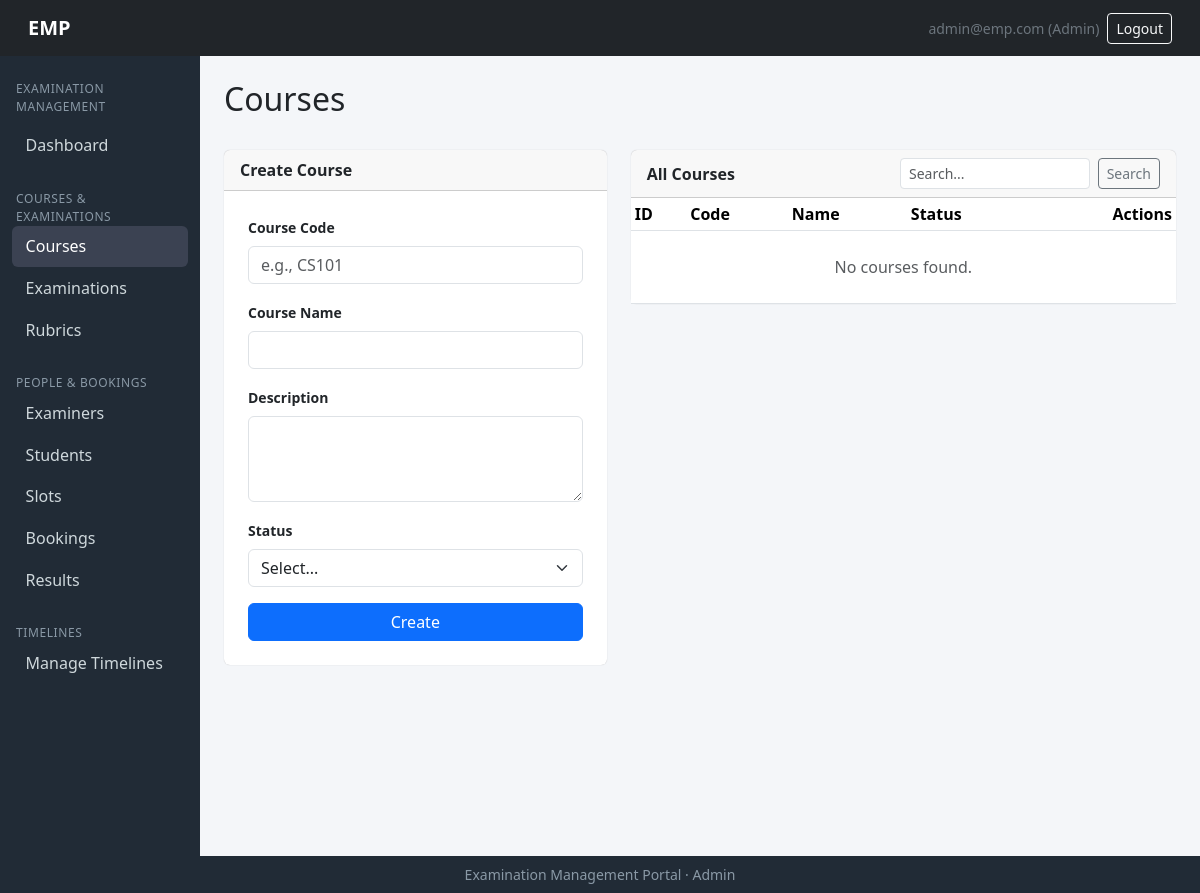
The page /admin/courses (signed in) on the database as committed earlier.
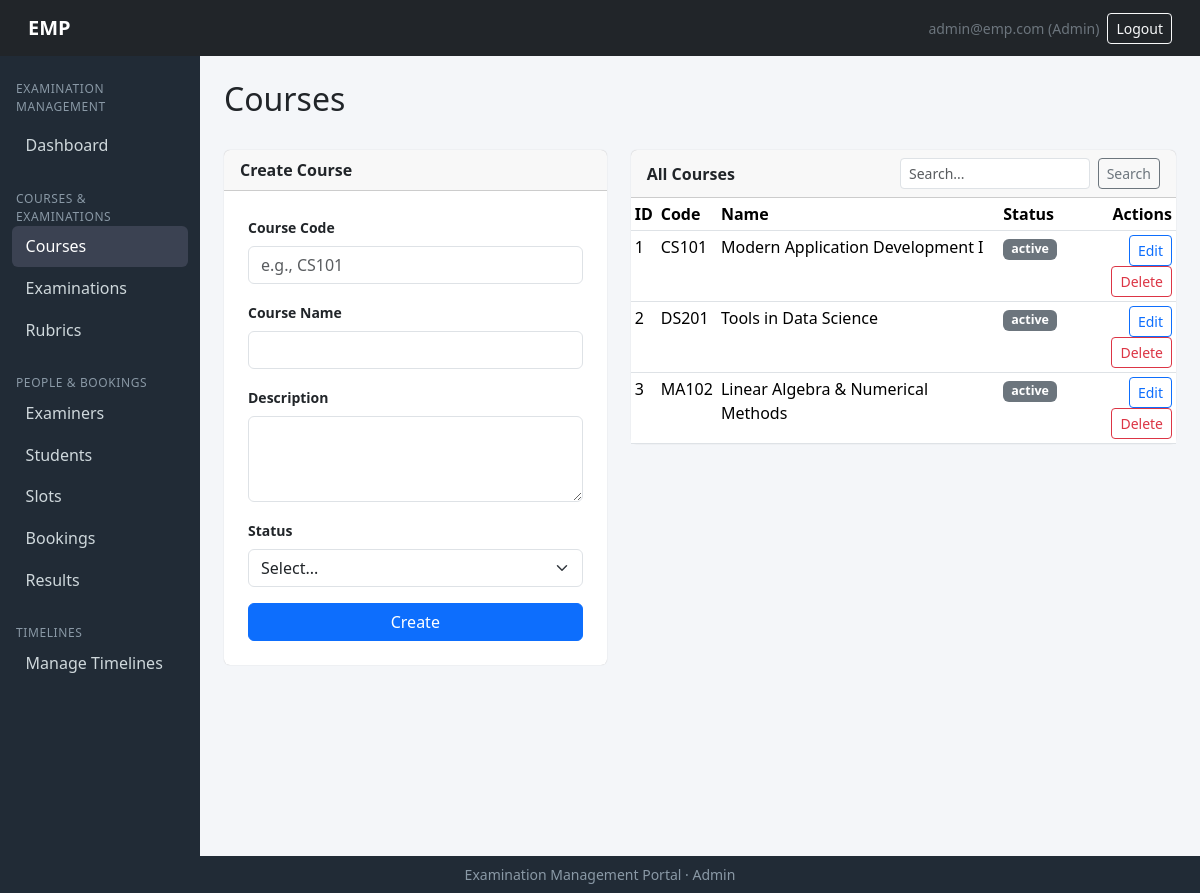
The same page on the database as committed later.
### models/models.py (models this page shows)
class Course(db.Model):
    __tablename__ = "courses"
    id = db.Column(db.Integer, primary_key=True)
    code = db.Column(db.String(30), unique=True, nullable=False)
    name    = db.Column(db.String(150), nullable=False)
    description  = db.Column(db.Text)
    status=   db.Column(db.String(20), default="active")    # active|inactive
    examinations = db.relationship("Examination", backref="course")

### routes/admin_routes.py (the view, shortened to what this page needs)
@admin_bp.route('/courses', methods=['GET', 'POST'])
@login_required
def courses():
    if not admin_only():
        return redirect(url_for('auth.login'))
    q = request.args.get('q', '').strip()
    course_query = Course.query
    if q:
        course_query = course_query.filter((Course.name.ilike(f'%{q}%')) | (Course.code.ilike(f'%{q}%')))
    return render_template('admin/courses.html', courses=course_query.all(), edit=None, q=q)

### app.py (called while the page is built)
@login_manager.user_loader
def load_user(user_id):
    return User.query.get(int(user_id))

### routes/admin_routes.py (called while the page is built)
def admin_only():
    if current_user.role != 'admin':
        flash('Access denied.', 'danger')
        return False
    return True

### templates/admin/courses.html (shortened to what this page needs)
{% extends "admin/base_admin.html" %}
{% import "admin/_macros.html" as macros %}
{% block content %}
<div class="d-flex justify-content-between align-items-center mb-4">
    <h2>Courses</h2>
</div>
<div class="row g-4">
    <div class="col-lg-5">
        <div class="card">
            <div class="card-header fw-semibold">{{ 'Edit Course' if edit else 'Create Course' }}</div>
            <div class="card-body p-4">
                <form method="POST" action="{{ url_for('admin.courses') }}">
                    {{ macros.form_row('Course Code', 'code', edit.code, required=true, placeholder='e.g., CS101') }}
                    {{ macros.form_row('Course Name', 'name', edit.name, required=true) }}
                    {{ macros.form_row('Description', 'description', edit.description, rows=3) }}
                    {{ macros.select_row('Status', 'status', edit.status, [{'value':'Active','label':'Active'},{'value':'Inactive','label':'Inactive'}], true) }}
                    <button type="submit" class="btn btn-primary w-100">{{ 'Update' if edit else 'Create' }}</button>
                </form>
            </div>
        </div>
    </div>
    <div class="col-lg-7">
        <div class="card">
            <div class="card-header d-flex justify-content-between align-items-center">
                <span class="fw-semibold">All Courses</span>
                <form method="GET" action="{{ url_for('admin.courses') }}" class="d-flex gap-2" style="width:260px;">
                    <input type="text" name="q" class="form-control form-control-sm" placeholder="Search..." value="{{ q or '' }}">
                    <button type="submit" class="btn btn-sm btn-outline-secondary">Search</button>
                </form>
            </div>
            <div class="table-responsive">
                <table class="table table-sm table-hover mb-0">
                    <thead>
                        <tr>
                            <th>ID</th>
                            <th>Code</th>
                            <th>Name</th>
                            <th>Status</th>
                            <th class="text-end">Actions</th>
                        </tr>
                    </thead>
                    <tbody>
                        {% for c in courses %}
                            <tr>
                                <td>{{ c.id }}</td>
                                <td>{{ c.code }}</td>
                                <td>{{ c.name }}</td>
                                <td><span class="badge bg-{{ 'success' if c.status=='Active' else 'secondary' }} badge-status">{{ c.status }}</span></td>
                                <td class="text-end">
                                    <a class="btn btn-sm btn-outline-primary" href="{{ url_for('admin.course_edit', course_id=c.id) }}">Edit</a>
                                    <form method="POST" action="{{ url_for('admin.course_delete', course_id=c.id) }}" class="d-inline"
                                          onsubmit="return confirm('Delete this course?')">
                                        <button type="submit" class="btn btn-sm btn-outline-danger">Delete</button>
                                    </form>
                                </td>
                            </tr>
                        {% else %}
                            <tr><td colspan="5" class="text-center text-muted py-4">No courses found.</td></tr>
                        {% endfor %}
                    </tbody>
                </table>
            </div>
        </div>
    </div>
</div>
{% endblock %}

Rows that differ between the two databases and show on the page:
added Course: id "1", code "CS101", name "Modern Application Development I", status "active"
added Course: id "2", code "DS201", name "Tools in Data Science", status "active"
added Course: id "3", code "MA102", name "Linear Algebra & Numerical Methods", status "active"
Other text that changed with them:
text no longer shown: "No courses found."
